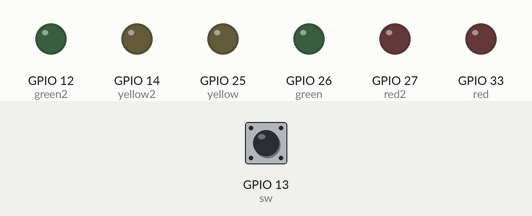
Bench run of a sketch on a simulated ESP32. Shown: output pins drawn as LEDs (lit = HIGH). The test bench sets the inputs (shaded band); at power-on: GPIO 13 (sw) HIGH.

Above: at 2.8 s.
2.9 s: GPIO 13 (sw) pulled LOW for 1.2 s
At 5.4 s:
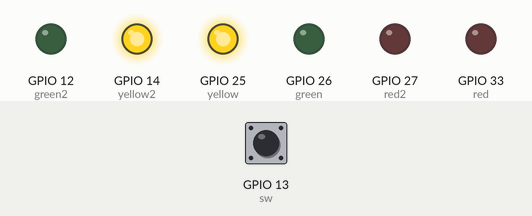
At 14.6 s:
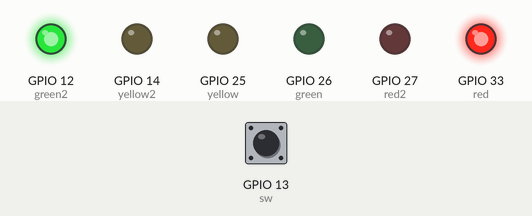
15.0 s: GPIO 13 (sw) pulled LOW for 3.2 s
At 21.1 s:
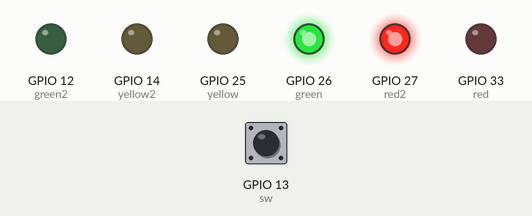
Timing chart, 0 to 28.0 s (numbered marks = the images above; inputs shaded):
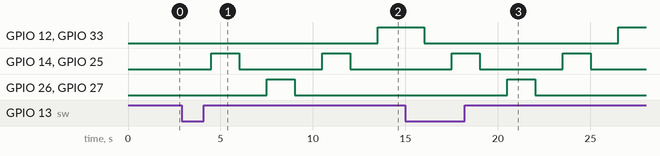

Measured:
- after the input at 2.9 s, GPIO 12 (green2), GPIO 33 (red): LOW → HIGH after 10.6 s; GPIO 14 (yellow2), GPIO 25 (yellow): alternates HIGH for 1.5 s and LOW for 4.5 s, starting after 1.6 s; GPIO 26 (green), GPIO 27 (red2): LOW → HIGH after 4.6 s, → LOW 1.5 s later
- after the input at 15.0 s, GPIO 12 (green2), GPIO 33 (red): HIGH → LOW after 1.0 s, → HIGH 10.5 s later; GPIO 14 (yellow2), GPIO 25 (yellow): alternates HIGH for 1.5 s and LOW for 4.5 s, starting after 2.5 s; GPIO 26 (green), GPIO 27 (red2): LOW → HIGH after 5.5 s, → LOW 1.5 s later

The sketch:

traffic2.ino
```cpp
#define red 33
#define yellow 25
#define green 26

#define red2 27
#define yellow2 14
#define green2 12
#define sw 13

//simulates traffic light at CT side

void setup (void) {

  Serial.begin(115200);

  //turn on CT light pins and switch input pin
  pinMode(red, OUTPUT);
  pinMode(yellow, OUTPUT);
  pinMode(green, OUTPUT);
  pinMode(red2, OUTPUT);
  pinMode(yellow2, OUTPUT);
  pinMode(green2, OUTPUT);
  pinMode(sw, INPUT);
  attachInterrupt(digitalPinToInterrupt(sw), isr, RISING); //put interrupt on button pin


}

void loop (void) {

   if (digitalRead(sw)==LOW) { //this means the isr method was called
     changeLights(); //method that changes the lights
    }

    delay(1000);
}

void isr() { //interrupt service routine
  digitalWrite(sw, LOW);
}


void changeLights()
{
  //I actually got 6 LED's on the board this time, but otherwise this code is indentical to the routine from traffic1
  digitalWrite(red, LOW);
  digitalWrite(green2, LOW);
  delay(1500);
  digitalWrite(yellow, HIGH);
  digitalWrite(yellow2, HIGH);
  delay(1500);
  digitalWrite(yellow, LOW);
  digitalWrite(yellow2, LOW);
  delay(1500);
  digitalWrite(green, HIGH);
  digitalWrite(red2, HIGH);
  delay(1500);
  digitalWrite(green, LOW);
  digitalWrite(red2, LOW);
  delay(1500);
  digitalWrite(yellow, HIGH);
  digitalWrite(yellow2, HIGH);
  delay(1500);
  digitalWrite(yellow, LOW);
  digitalWrite(yellow2, LOW);
  delay(1500);
  digitalWrite(red, HIGH);
  digitalWrite(green2, HIGH);
  delay(1500);
}
```
